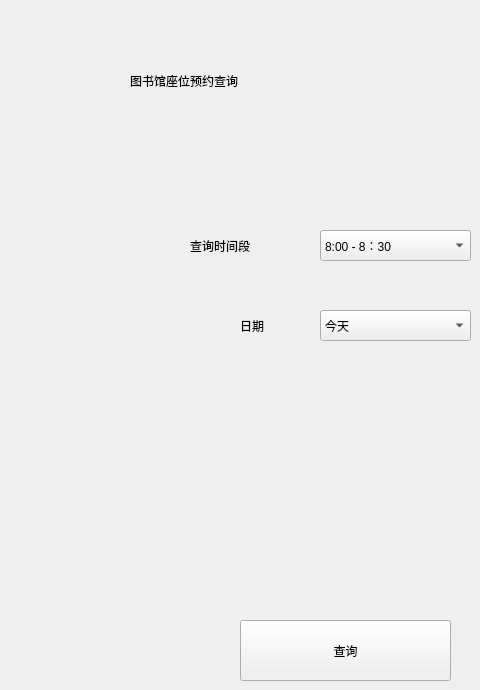
    <widget class="QWidget" name="stackedWidgetPage_consult">
     <widget class="QLabel" name="label_37">
      <property name="geometry">
       <rect>
        <x>130</x>
        <y>60</y>
        <width>291</width>
        <height>41</height>
       </rect>
      </property>
      <property name="styleSheet">
       <string notr="true">QLabel{
	font: 75 18pt &quot;方正中等线繁体&quot;;
}</string>
      </property>
      <property name="text">
       <string>图书馆座位预约查询</string>
      </property>
     </widget>
     <widget class="QPushButton" name="pushButton_3To1">
      <property name="geometry">
       <rect>
        <x>30</x>
        <y>50</y>
        <width>41</width>
        <height>101</height>
       </rect>
      </property>
      <property name="styleSheet">
       <string notr="true">background: transparent;</string>
      </property>
      <property name="text">
       <string/>
      </property>
      <property name="flat">
       <bool>true</bool>
      </property>
     </widget>
     <widget class="QPushButton" name="pushButton_3To2">
      <property name="geometry">
       <rect>
        <x>30</x>
        <y>180</y>
        <width>41</width>
        <height>101</height>
       </rect>
      </property>
      <property name="styleSheet">
       <string notr="true">background: transparent;</string>
      </property>
      <property name="text">
       <string/>
      </property>
      <property name="flat">
       <bool>true</bool>
      </property>
     </widget>
     <widget class="QComboBox" name="comboBox_3_consultPeriod">
      <property name="geometry">
       <rect>
        <x>320</x>
        <y>230</y>
        <width>151</width>
        <height>31</height>
       </rect>
      </property>
      <property name="currentIndex">
       <number>0</number>
      </property>
      <item>
       <property name="text">
        <string>8:00 - 8：30</string>
       </property>
      </item>
      <item>
       <property name="text">
        <string>8.30 - 9：00</string>
       </property>
      </item>
      <item>
       <property name="text">
        <string>9:00 - 9：30</string>
       </property>
      </item>
      <item>
       <property name="text">
        <string>9:30 - 10：00</string>
       </property>
      </item>
      <item>
       <property name="text">
        <string>10:00 - 10：30</string>
       </property>
      </item>
      <item>
       <property name="text">
        <string>10:30 - 11：00</string>
       </property>
      </item>
      <item>
       <property name="text">
        <string>11:00 - 11：30</string>
       </property>
      </item>
      <item>
       <property name="text">
        <string>11:30 - 12：00</string>
       </property>
      </item>
      <item>
       <property name="text">
        <string>12:00 - 12：30</string>
       </property>
      </item>
      <item>
       <property name="text">
        <string>12:30 - 13：00</string>
       </property>
      </item>
      <item>
       <property name="text">
        <string>13:00 - 13：30</string>
       </property>
      </item>
      <item>
       <property name="text">
        <string>13:30 - 14：00</string>
       </property>
      </item>
      <item>
       <property name="text">
        <string>14:00 - 14：30</string>
       </property>
      </item>
      <item>
       <property name="text">
        <string>14:30 - 15：00</string>
       </property>
      </item>
      <item>
       <property name="text">
        <string>15:00 - 15：30</string>
       </property>
      </item>
      <item>
       <property name="text">
        <string>15:30 - 16：00</string>
       </property>
      </item>
      <item>
       <property name="text">
        <string>16:00 - 16：30</string>
       </property>
      </item>
      <item>
       <property name="text">
        <string>16:30 - 17：00</string>
       </property>
      </item>
      <item>
       <property name="text">
        <string>17:00 - 17：30</string>
       </property>
      </item>
      <item>
       <property name="text">
        <string>17:30 - 18：00</string>
       </property>
      </item>
      <item>
       <property name="text">
        <string>18:00 - 18：30</string>
       </property>
      </item>
      <item>
       <property name="text">
        <string>18:30 - 19：00</string>
       </property>
      </item>
      <item>
       <property name="text">
        <string>19:00 - 19：30</string>
       </property>
      </item>
      <item>
       <property name="text">
        <string>19:30 - 20：00</string>
       </property>
      </item>
      <item>
       <property name="text">
        <string>20:00 - 20：30</string>
       </property>
      </item>
      <item>
       <property name="text">
        <string>20:30 - 21：00</string>
       </property>
      </item>
      <item>
       <property name="text">
        <string>21:00 - 21：30</string>
       </property>
      </item>
     </widget>
     <widget class="QLabel" name="label_80">
      <property name="geometry">
       <rect>
        <x>240</x>
        <y>310</y>
        <width>51</width>
        <height>31</height>
       </rect>
      </property>
      <property name="text">
       <string>日期</string>
      </property>
     </widget>
     <widget class="QLabel" name="label_28">
      <property name="geometry">
       <rect>
        <x>190</x>
        <y>230</y>
        <width>101</width>
        <height>31</height>
       </rect>
      </property>
      <property name="text">
       <string>查询时间段</string>
      </property>
     </widget>
     <widget class="QComboBox" name="comboBox_3_DateSet">
      <property name="geometry">
       <rect>
        <x>320</x>
        <y>310</y>
        <width>151</width>
        <height>31</height>
       </rect>
      </property>
      <property name="currentIndex">
       <number>0</number>
      </property>
      <item>
       <property name="text">
        <string>今天</string>
       </property>
      </item>
      <item>
       <property name="text">
        <string>明天</string>
       </property>
      </item>
     </widget>
     <widget class="QPushButton" name="pushButton_consult">
      <property name="geometry">
       <rect>
        <x>240</x>
        <y>620</y>
        <width>211</width>
        <height>61</height>
       </rect>
      </property>
      <property name="text">
       <string>查询</string>
      </property>
     </widget>
    </widget>
